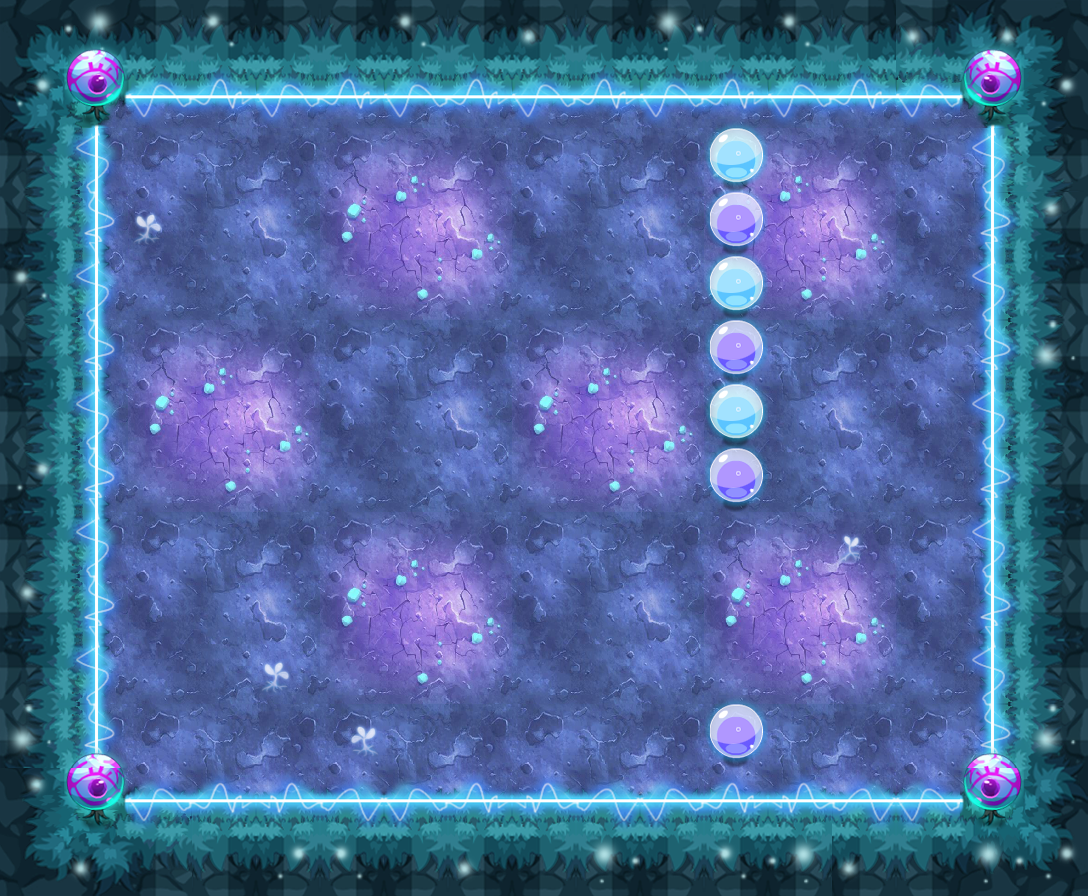

Below is a game level as drawn by its tile map, then a one-line description and the .tmx that defines it (tile-layer data replaced by summaries):
An orthogonal 17x14 tile map with 64x64 px tiles, 14 tile layers (PASS, 块层 2, 块层 15, 块层 13, ...) and 24 objects (20x TRAP, 3x wljc1, PLAYER).

<map version="1.0" orientation="orthogonal" width="17" height="14" tilewidth="64" tileheight="64">
 <properties>
  <property name="DESTRY1" value="27" />
  <property name="DESTRY2" value="39" />
  <property name="DESTRY_COUNT" value="2" />
  <property name="EXP" value="1445" />
  <property name="ITEM" value="D058" />
  <property name="LOSE_SCRIPT" value="" />
  <property name="MONEY" value="2168" />
  <property name="START_SCRIPT" value="lv170" />
  <property name="WIN_SCRIPT" value="" />
 </properties>
 <tileset firstgid="1" name="ysmg" tilewidth="64" tileheight="64">
  <image source="ysmg-hd.png" width="960" height="1070" />
 </tileset>
 <layer name="PASS" width="17" height="14">
  <data>[238 cells, 115 non-empty, 9 distinct tile ids]</data>
 </layer>
 <layer name="块层 2" width="17" height="14">
  <data>[238 cells, 238 non-empty, 26 distinct tile ids]</data>
 </layer>
 <layer name="块层 15" width="17" height="14">
  <data>[238 cells, 37 non-empty, 6 distinct tile ids]</data>
 </layer>
 <layer name="块层 13" width="17" height="14">
  <data>[238 cells, 52 non-empty, 6 distinct tile ids]</data>
 </layer>
 <layer name="块层 3" width="17" height="14">
  <data>[238 cells, 4 non-empty, 1 distinct tile ids]</data>
 </layer>
 <layer name="块层 6" width="17" height="14">
  <data>[238 cells, 7 non-empty, 2 distinct tile ids]</data>
 </layer>
 <layer name="SHELTER 11" width="17" height="14">
  <data>[238 cells, 2 non-empty, 1 distinct tile ids]</data>
 </layer>
 <layer name="SHELTER 10" width="17" height="14">
  <data>[238 cells, 1 non-empty, 1 distinct tile ids]</data>
 </layer>
 <layer name="SHELTER 6" width="17" height="14">
  <data>[238 cells, 1 non-empty, 1 distinct tile ids]</data>
 </layer>
 <layer name="SHELTER 5" width="17" height="14">
  <data>[238 cells, 1 non-empty, 1 distinct tile ids]</data>
 </layer>
 <layer name="SHELTER 4" width="17" height="14">
  <data>[238 cells, 1 non-empty, 1 distinct tile ids]</data>
 </layer>
 <layer name="SHELTER 3" width="17" height="14">
  <data>[238 cells, 1 non-empty, 1 distinct tile ids]</data>
 </layer>
 <layer name="SHELTER 2" width="17" height="14">
  <data>[238 cells, 1 non-empty, 1 distinct tile ids]</data>
 </layer>
 <layer name="SHELTER 1" width="17" height="14">
  <data>[238 cells, 1 non-empty, 1 distinct tile ids]</data>
 </layer>
 <objectgroup name="对象层 1" width="34" height="28">
  <object name="PLAYER" type="PLAYER" x="128" y="128" width="64" height="64" />
  <object name="wljc1" x="512" y="576" width="64" height="64">
   <properties>
    <property name="lua_ai" value="monster_wljc_ai" />
    <property name="quality" value="wljc1.quality" />
   </properties>
  </object>
  <object name="bh1" type="TRAP" x="576" y="256" width="64" height="64">
   <properties>
    <property name="trap_ani" value="black_hole.actor" />
    <property name="trap_floor" value="true" />
    <property name="trap_id" value="2" />
    <property name="trap_sh" value="0.1" />
    <property name="trap_sw" value="0.1" />
   </properties>
  </object>
  <object name="xy1" type="TRAP" x="576" y="256" width="64" height="64">
   <properties>
    <property name="lua_ai" value="trap_mire_ai" />
    <property name="trap_sh" value="0.1" />
    <property name="trap_sw" value="0.1" />
   </properties>
  </object>
  <object name="bh1" type="TRAP" x="256" y="576" width="64" height="64">
   <properties>
    <property name="trap_ani" value="black_hole.actor" />
    <property name="trap_floor" value="true" />
    <property name="trap_id" value="2" />
    <property name="trap_sh" value="0.1" />
    <property name="trap_sw" value="0.1" />
   </properties>
  </object>
  <object name="xy1" type="TRAP" x="256" y="576" width="64" height="64">
   <properties>
    <property name="lua_ai" value="trap_mire_ai" />
    <property name="trap_sh" value="0.1" />
    <property name="trap_sw" value="0.1" />
   </properties>
  </object>
  <object name="bh1" type="TRAP" x="704" y="576" width="64" height="64">
   <properties>
    <property name="trap_ani" value="black_hole.actor" />
    <property name="trap_floor" value="true" />
    <property name="trap_id" value="2" />
    <property name="trap_sh" value="0.1" />
    <property name="trap_sw" value="0.1" />
   </properties>
  </object>
  <object name="xy1" type="TRAP" x="704" y="576" width="64" height="64">
   <properties>
    <property name="lua_ai" value="trap_mire_ai" />
    <property name="trap_sh" value="0.1" />
    <property name="trap_sw" value="0.1" />
   </properties>
  </object>
  <object name="pg1" type="TRAP" x="576" y="128" width="64" height="64">
   <properties>
    <property name="trap_ani" value="poison_ground.actor" />
    <property name="trap_floor" value="true" />
    <property name="trap_script" value="target(&quot;PLAYER&quot;):onDamage(target(&quot;PLAYER&quot;):getHP()*0.1,&quot;TRAP&quot;);" />
    <property name="trap_start_mode" value="0" />
   </properties>
  </object>
  <object name="pg1" type="TRAP" x="320" y="384" width="64" height="64">
   <properties>
    <property name="trap_ani" value="poison_ground.actor" />
    <property name="trap_floor" value="true" />
    <property name="trap_script" value="target(&quot;PLAYER&quot;):onDamage(target(&quot;PLAYER&quot;):getHP()*0.1,&quot;TRAP&quot;);" />
    <property name="trap_start_mode" value="0" />
   </properties>
  </object>
  </objectgroup>
</map>
<!-- 14 of 24 objects omitted -->
